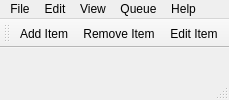
<?xml version="1.0" encoding="UTF-8"?>
<ui version="4.0">
 <class>MainWindow</class>
 <widget class="QMainWindow" name="MainWindow">
  <property name="sizePolicy">
   <sizepolicy hsizetype="Preferred" vsizetype="Preferred">
    <horstretch>1</horstretch>
    <verstretch>1</verstretch>
   </sizepolicy>
  </property>
  <property name="windowTitle">
   <string>MainWindow</string>
  </property>
  <widget class="QWidget" name="centralWidget">
   <property name="sizePolicy">
    <sizepolicy hsizetype="Expanding" vsizetype="Expanding">
     <horstretch>1</horstretch>
     <verstretch>1</verstretch>
    </sizepolicy>
   </property>
   <property name="sizeIncrement">
    <size>
     <width>1</width>
     <height>1</height>
    </size>
   </property>
  </widget>
  <widget class="QMenuBar" name="menuBar">
   <property name="geometry">
    <rect>
     <x>0</x>
     <y>0</y>
     <width>98</width>
     <height>22</height>
    </rect>
   </property>
   <widget class="QMenu" name="menuFile">
    <property name="title">
     <string>File</string>
    </property>
    <addaction name="actionOpen"/>
    <addaction name="actionSave"/>
    <addaction name="separator"/>
    <addaction name="actionExit"/>
   </widget>
   <widget class="QMenu" name="menuEdit">
    <property name="title">
     <string>Edit</string>
    </property>
    <addaction name="actionCopy"/>
    <addaction name="actionPaste"/>
    <addaction name="separator"/>
    <addaction name="actionAdd_Item"/>
    <addaction name="actionEdit_Item"/>
    <addaction name="actionRemove_Item"/>
   </widget>
   <widget class="QMenu" name="menuQueue">
    <property name="title">
     <string>Queue</string>
    </property>
    <addaction name="actionStep_Back"/>
    <addaction name="actionStep_Forward"/>
    <addaction name="actionRun"/>
    <addaction name="actionRemove"/>
   </widget>
   <widget class="QMenu" name="menuHelp">
    <property name="title">
     <string>Help</string>
    </property>
    <addaction name="actionShow_Help"/>
    <addaction name="separator"/>
    <addaction name="actionAbout"/>
   </widget>
   <widget class="QMenu" name="menuView">
    <property name="title">
     <string>View</string>
    </property>
    <addaction name="actionNo_Layout"/>
    <addaction name="actionBinary_Tree_Layout"/>
    <addaction name="actionGeneralised_Tree_Layout"/>
    <addaction name="actionGraph_Layout"/>
   </widget>
   <addaction name="menuFile"/>
   <addaction name="menuEdit"/>
   <addaction name="menuView"/>
   <addaction name="menuQueue"/>
   <addaction name="menuHelp"/>
  </widget>
  <widget class="QToolBar" name="mainToolBar">
   <attribute name="toolBarArea">
    <enum>TopToolBarArea</enum>
   </attribute>
   <attribute name="toolBarBreak">
    <bool>false</bool>
   </attribute>
   <addaction name="actionAdd_Item"/>
   <addaction name="actionRemove_Item"/>
   <addaction name="actionEdit_Item"/>
  </widget>
  <widget class="QStatusBar" name="statusBar"/>
  <action name="actionOpen">
   <property name="icon">
    <iconset resource="icons.qrc">
     <normaloff>:/16x16/icons/16x16/document-open.png</normaloff>:/16x16/icons/16x16/document-open.png</iconset>
   </property>
   <property name="text">
    <string>Open</string>
   </property>
   <property name="shortcut">
    <string>Ctrl+O</string>
   </property>
  </action>
  <action name="actionSave">
   <property name="icon">
    <iconset resource="icons.qrc">
     <normaloff>:/16x16/icons/16x16/document-save-as.png</normaloff>:/16x16/icons/16x16/document-save-as.png</iconset>
   </property>
   <property name="text">
    <string>Save As</string>
   </property>
   <property name="toolTip">
    <string>Save As</string>
   </property>
   <property name="shortcut">
    <string>Ctrl+S</string>
   </property>
  </action>
  <action name="actionExit">
   <property name="icon">
    <iconset resource="icons.qrc">
     <normaloff>:/16x16/icons/16x16/application-exit.png</normaloff>:/16x16/icons/16x16/application-exit.png</iconset>
   </property>
   <property name="text">
    <string>Exit</string>
   </property>
   <property name="shortcut">
    <string>Ctrl+Q</string>
   </property>
  </action>
  <action name="actionCopy">
   <property name="icon">
    <iconset resource="icons.qrc">
     <normaloff>:/16x16/icons/16x16/edit-copy.png</normaloff>:/16x16/icons/16x16/edit-copy.png</iconset>
   </property>
   <property name="text">
    <string>Copy</string>
   </property>
   <property name="shortcut">
    <string>Ctrl+C</string>
   </property>
  </action>
  <action name="actionPaste">
   <property name="icon">
    <iconset resource="icons.qrc">
     <normaloff>:/16x16/icons/16x16/edit-paste.png</normaloff>:/16x16/icons/16x16/edit-paste.png</iconset>
   </property>
   <property name="text">
    <string>Paste</string>
   </property>
   <property name="shortcut">
    <string>Ctrl+V</string>
   </property>
  </action>
  <action name="actionShow_Help">
   <property name="icon">
    <iconset resource="icons.qrc">
     <normaloff>:/16x16/icons/16x16/help-contents.png</normaloff>:/16x16/icons/16x16/help-contents.png</iconset>
   </property>
   <property name="text">
    <string>Show Help</string>
   </property>
   <property name="shortcut">
    <string>F1</string>
   </property>
  </action>
  <action name="actionAbout">
   <property name="icon">
    <iconset resource="icons.qrc">
     <normaloff>:/16x16/icons/16x16/help-about.png</normaloff>:/16x16/icons/16x16/help-about.png</iconset>
   </property>
   <property name="text">
    <string>About</string>
   </property>
  </action>
  <action name="actionAdd_Item">
   <property name="icon">
    <iconset resource="icons.qrc">
     <normaloff>:/16x16/icons/16x16/list-add.png</normaloff>:/16x16/icons/16x16/list-add.png</iconset>
   </property>
   <property name="text">
    <string>Add Item</string>
   </property>
  </action>
  <action name="actionRemove_Item">
   <property name="icon">
    <iconset resource="icons.qrc">
     <normaloff>:/16x16/icons/16x16/list-remove.png</normaloff>:/16x16/icons/16x16/list-remove.png</iconset>
   </property>
   <property name="text">
    <string>Remove Item</string>
   </property>
  </action>
  <action name="actionEdit_Item">
   <property name="icon">
    <iconset resource="icons.qrc">
     <normaloff>:/16x16/icons/16x16/edit-rename.png</normaloff>:/16x16/icons/16x16/edit-rename.png</iconset>
   </property>
   <property name="text">
    <string>Edit Item</string>
   </property>
   <property name="toolTip">
    <string>Edit Item</string>
   </property>
  </action>
  <action name="actionNo_Layout">
   <property name="checkable">
    <bool>true</bool>
   </property>
   <property name="text">
    <string>No Layout</string>
   </property>
  </action>
  <action name="actionBinary_Tree_Layout">
   <property name="checkable">
    <bool>true</bool>
   </property>
   <property name="text">
    <string>Binary Tree Layout</string>
   </property>
  </action>
  <action name="actionGeneralised_Tree_Layout">
   <property name="checkable">
    <bool>true</bool>
   </property>
   <property name="text">
    <string>Generalised Tree Layout</string>
   </property>
  </action>
  <action name="actionGraph_Layout">
   <property name="checkable">
    <bool>true</bool>
   </property>
   <property name="text">
    <string>Graph Layout</string>
   </property>
  </action>
  <action name="actionStep_Back">
   <property name="text">
    <string>Step Back</string>
   </property>
  </action>
  <action name="actionStep_Forward">
   <property name="text">
    <string>Step Forward</string>
   </property>
  </action>
  <action name="actionRun">
   <property name="text">
    <string>Run</string>
   </property>
  </action>
  <action name="actionRemove">
   <property name="text">
    <string>Remove</string>
   </property>
  </action>
 </widget>
 <layoutdefault spacing="6" margin="11"/>
 <resources>
  <include location="icons.qrc"/>
 </resources>
 <connections>
  <connection>
   <sender>actionExit</sender>
   <signal>triggered()</signal>
   <receiver>MainWindow</receiver>
   <slot>close()</slot>
   <hints>
    <hint type="sourcelabel">
     <x>-1</x>
     <y>-1</y>
    </hint>
    <hint type="destinationlabel">
     <x>329</x>
     <y>237</y>
    </hint>
   </hints>
  </connection>
 </connections>
</ui>
